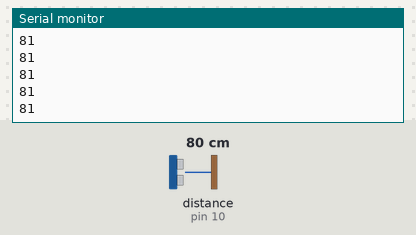
Recording of a sketch running on a simulated Arduino Uno, built with avr-gcc and run on an emulated ATmega328P. Shown: the last lines printed to the serial monitor. The test bench sets the inputs (shaded band); at power-on: distance to the obstacle (sensor on pin 10) 80 cm. The echo pulse lasts 58.3 µs per cm.

Above: at 1.2 s.
1.3 s: distance to the obstacle (sensor on pin 10) set to 2 cm
At 1.34 s:
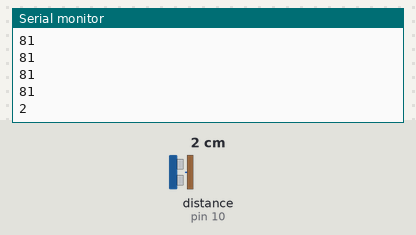
2.8 s: distance to the obstacle (sensor on pin 10) set to 4 cm
At 2.82 s:
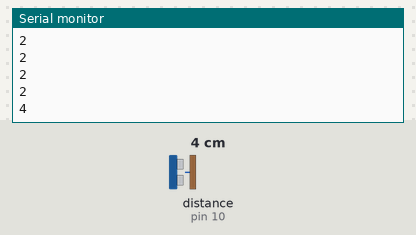
Timing chart, 0 to 5.8 s (numbered marks = the images above; inputs shaded):
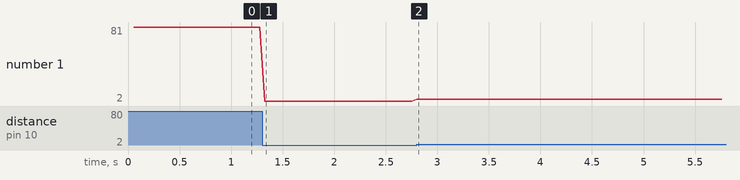

The sketch:

Q1.ino
```cpp
#include <NewPing.h>

int TRIGGER_PIN = 9;
int ECHO_PIN = 10;
int MAX_DISTANCE = 400;

NewPing sonar(TRIGGER_PIN, ECHO_PIN, MAX_DISTANCE); // NewPing setup of pins and maximum distance.

void setup() {
  Serial.begin(9600);
}

void loop() {
  delay(50);                    // Wait 50ms between pings (about 20 pings/sec). 29ms should be the shortest delay between pings.

  int distance = sonar.ping_cm(); // Send ping, get distance in cm and print result (0 = outside set distance range)

  // Serial.print("Distance: ");
  Serial.println(distance);
  // Serial.println("cm");
}
```

Measured:
- after the input at 1.3 s, the serial monitor: prints a new line at once (image 1)
- after the input at 2.8 s, the serial monitor: prints a new line at once (image 2)
- plotted number 1: 81 → 2 after the input at 1.3 s, 2 → 4 after the input at 2.8 s
